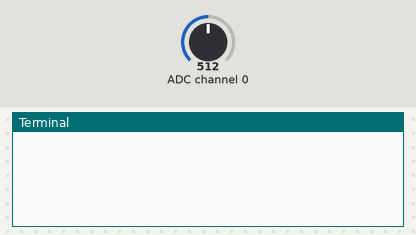
Recording of a program running on a simulated Raspberry Pi (BCM pin numbers). Shown: the last lines printed to the terminal. The test bench sets the inputs (shaded band); at power-on: ADC channel 0 = 512 (analog values on the 0–1023 scale).

Above: at 1.2 s.
1.3 s: ADC channel 0 set to 716
At 1.8 s:
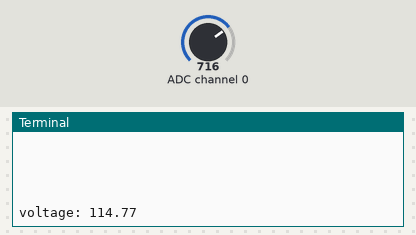
2.8 s: ADC channel 0 set to 900
At 3.4 s:
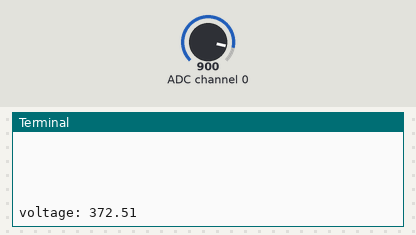
Timing chart, 0 to 5.8 s (numbered marks = the images above; inputs shaded):
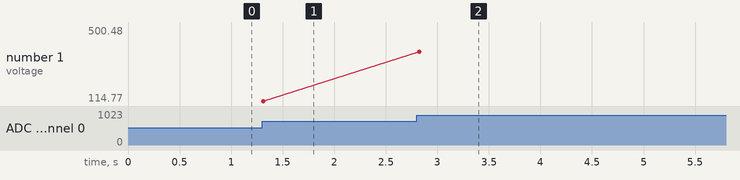

Measured:
- after the input at 1.3 s, the terminal: prints a new line at once (image 1)
- after the input at 2.8 s, the terminal: prints a new line at once (image 2)
- plotted number 1: 114.77 → 500.48 after the input at 2.8 s

The program:

ctSensor5.py
```python
#!/usr/bin/env python
import time
import os
import RPi.GPIO as GPIO
import math

GPIO.setmode(GPIO.BCM)
DEBUG = 1

# read SPI data from MCP3008 chip, 8 possible adc's (0 thru 7)
def readadc(adcnum, clockpin, mosipin, misopin, cspin):
    if ((adcnum > 7) or (adcnum < 0)):
        return -1
    GPIO.output(cspin, True)

    GPIO.output(clockpin, False)  # start clock low
    GPIO.output(cspin, False)     # bring CS low

    commandout = adcnum
    commandout |= 0x18  # start bit + single-ended bit
    commandout <<= 3    # we only need to send 5 bits here
    for i in range(5):
        if (commandout & 0x80):
            GPIO.output(mosipin, True)
        else:
            GPIO.output(mosipin, False)
        commandout <<= 1
        GPIO.output(clockpin, True)
        GPIO.output(clockpin, False)

    GPIO.output(clockpin, True)
    GPIO.output(clockpin, False)
    GPIO.output(clockpin, True)
    GPIO.output(clockpin, False)

    adcout = 0
# read in one empty bit, one null bit and 10 ADC bits
    for i in range(12):
        GPIO.output(clockpin, True)
        GPIO.output(clockpin, False)
        adcout <<= 1
        if (GPIO.input(misopin)):
            adcout |= 0x1

    GPIO.output(cspin, True)

    adcout >>= 1       # first bit is 'null' so drop it
    #print(adcout)
    return adcout


# change these as desired - they're the pins connected from the
# SPI port on the ADC to the Cobbler
#SPICLK = 18
#SPIMISO = 23
#SPIMOSI = 24
#SPICS = 25
# Above pin number seems not working. I modified the pin as below.
# See also: http://elinux.org/RPi_Low-level_peripherals
SPICLK = 11
SPIMISO = 9
SPIMOSI = 10
SPICS = 8

# set up the SPI interface pins
GPIO.setup(SPIMOSI, GPIO.OUT)
GPIO.setup(SPIMISO, GPIO.IN)
GPIO.setup(SPICLK, GPIO.OUT)
GPIO.setup(SPICS, GPIO.OUT)


ave=300
try:
    while 1:
        vall=0
        for i in range(ave):
            val = readadc(0, SPICLK, SPIMOSI, SPIMISO, SPICS)
            if val==0:
                continue

            vall += val**2

        vall = (1/ave) * vall
        vall = math.sqrt(vall)
        voltage = vall * 3.3 / 1024
        current = (voltage - 3.3)
        result = current
        #result /= average
        #print("val: " + str(val))
        print("\n")
        print("\n")
       # print("value: " + str(round(vall, 1)))
       # print("current:"+ str(round(vall*0.00326/0.1485, 2)))
       # print("volume:"+ str(round(vall/10.24, 1)))
        #print("currnetVol: " + str(abs(round(result, 2))))
        print("voltage: " + str(round(voltage*100, 2)))
        #print("CT: " + str(val))
        #data=[{'d1':float(vall), 'd2':float(result)}]
        #am.send(data)
        time.sleep(1)

except KeyboardInterrupt:
    GPIO.cleanup()
    pass


    #print((val/4094.0) * 3.3 * 100)
```
